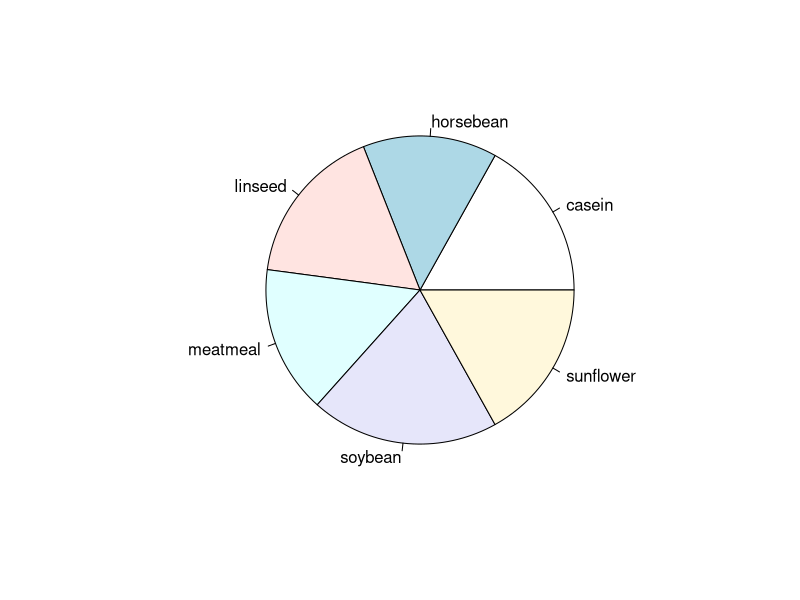
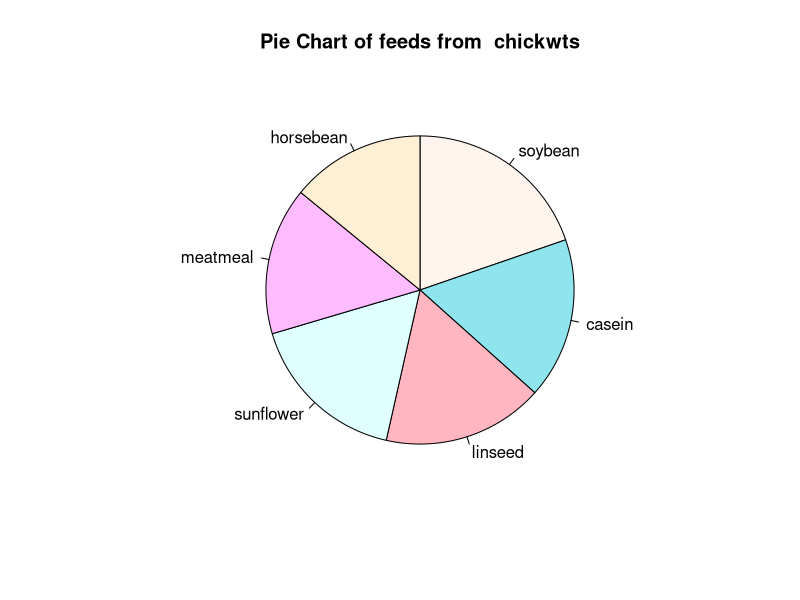
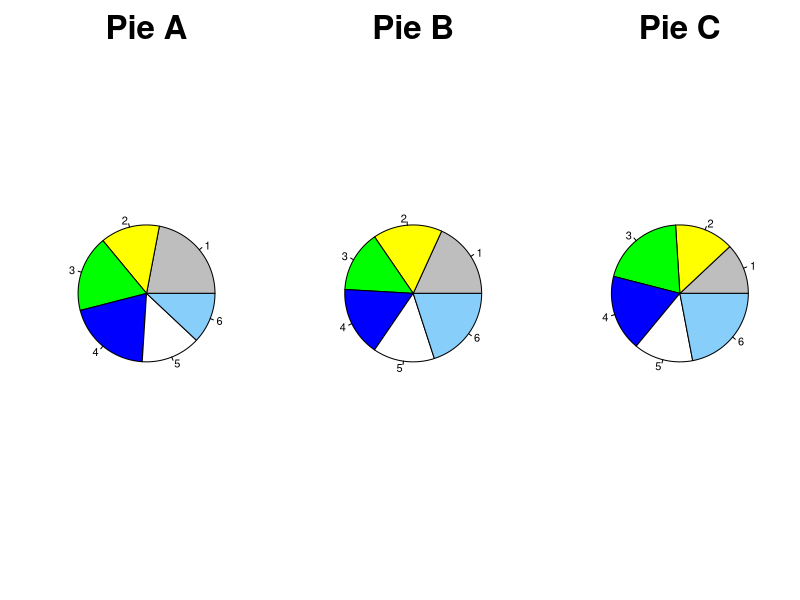
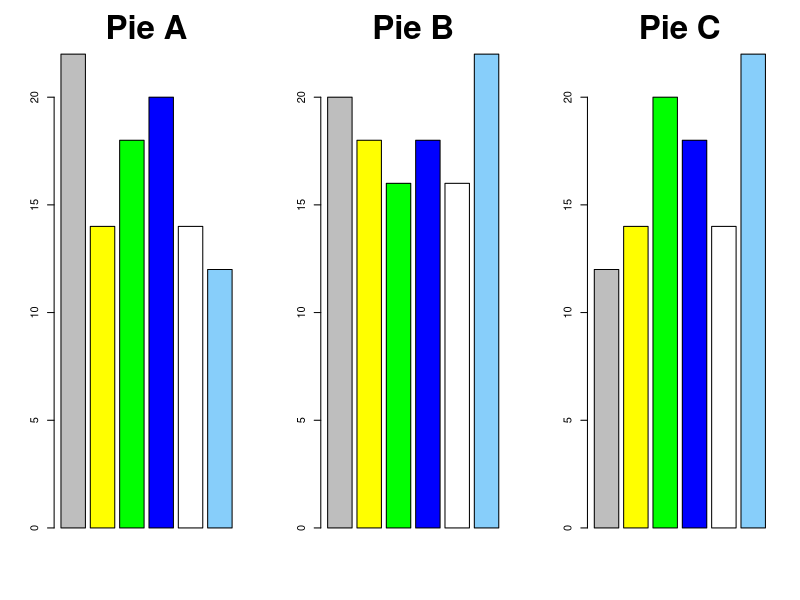

Write R code to recreate these figures, in order.
## ---- chunk 1
require(datasets)
data("chickwts")

## ---- chunk 2
feeds<-table(chickwts$feed)
feeds
## ---- chunk 3
pie(feeds)
## ---- chunk 4
pie(feeds[order(feeds,decreasing =TRUE)],
    init.angle = 90,
    clockwise  =TRUE,
    col=c("seashell","cadetblue2","lightpink","lightcyan","plum1","papayawhip"),
    main="Pie Chart of feeds from  chickwts")
## ---- chunk 5
#problems in pie chart
#Can't differentiate between the size of the pie .
pie.a<-c(22,14,18,20,14,12)
pie.b<-c(20,18,16,18,16,22)
pie.c<-c(12,14,20,18,14,22)
colors<-c("grey","yellow","green","blue","white","lightskyblue")

#changing graphical parameter for a minute
oldpar<-par() # stores old graphical parameters
par(mfrow=c(1,3), # num . row/cols
cex.main=3) #main title 3 times bigger
pie(pie.a,main="Pie A",col=colors)
pie(pie.b,main="Pie B",col=colors)
pie(pie.c,main="Pie C",col=colors)



## ---- chunk 6
#in barplot we can easily identify the 
barplot(pie.a,main="Pie A",col=colors)
barplot(pie.b,main="Pie B",col=colors)
barplot(pie.c,main="Pie C",col=colors)


## ---- chunk 7
#Cleaning up

par(oldpar)
rm(list=ls())
